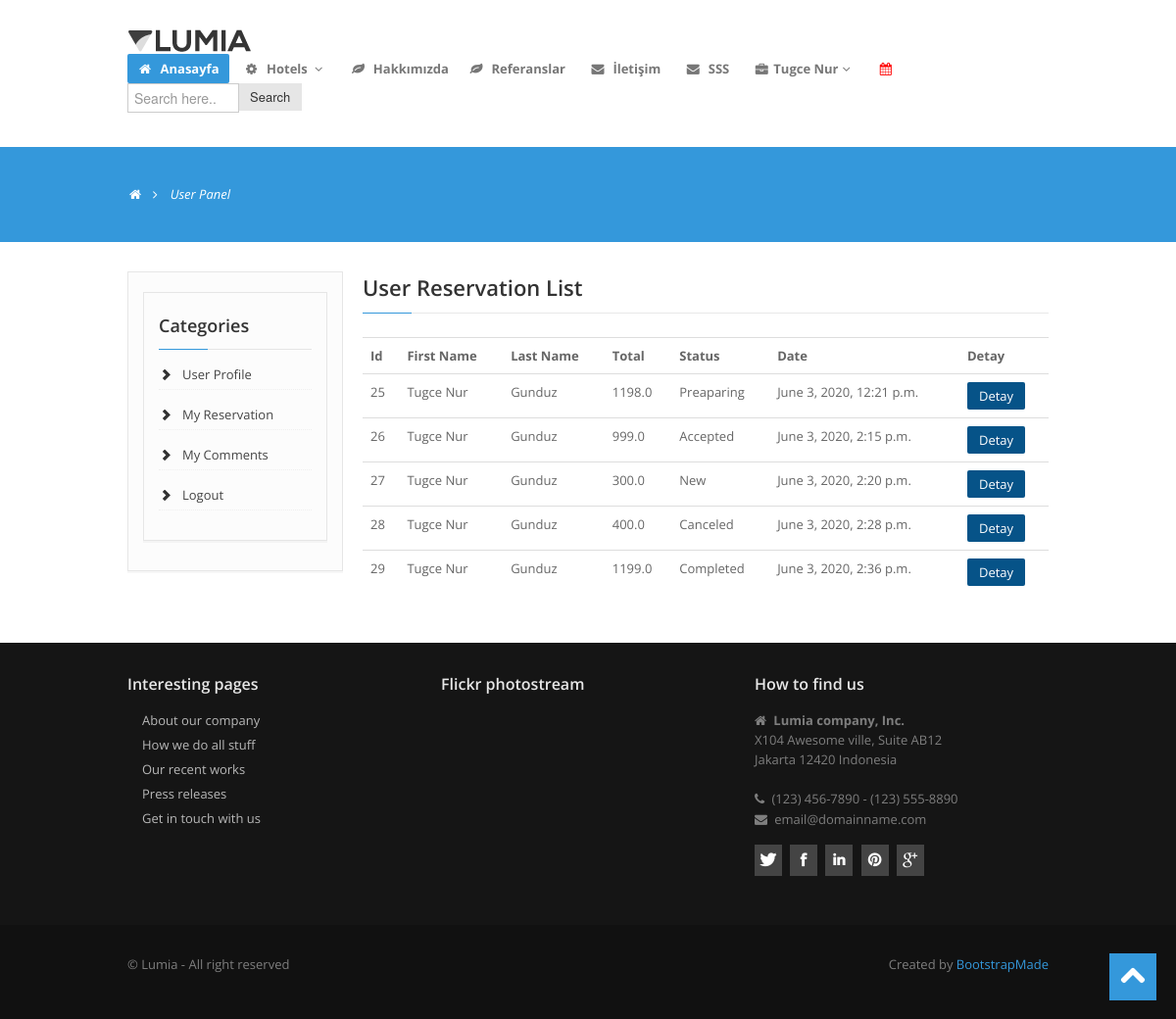
The app's page /user/reservations/ (signed in) with its own data.
### reservation/models.py (models this page shows, shortened)
class Reservation(models.Model):
    STATUS = (
        ('New', 'New'),
        ('Accepted', 'Accepted'),
        ('Preaparing', 'Preaparing'),
        ('Completed', 'Completed'),
        ('Canceled', 'Canceled'),
    )
    user = models.ForeignKey(User, on_delete=models.SET_NULL, null=True)
    code = models.CharField(max_length=5, editable=False)
    first_name = models.CharField(max_length=10)
    last_name = models.CharField(max_length=10)
    phone = models.CharField(blank=True, max_length=20)
    address = models.CharField(blank=True, max_length=150)
    city = models.CharField(blank=True, max_length=20)
    country = models.CharField(blank=True, max_length=20)
    total = models.FloatField(blank=True)
    status = models.CharField(max_length=10, choices=STATUS, default='New')
    ip = models.CharField(blank=True, max_length=20)
    adminnote = models.CharField(blank=True, max_length=100)
    create_at = models.DateTimeField(auto_now_add=True)
    update_at = models.DateTimeField(auto_now=True)

### user/views.py (the view)
# urls.py: path('reservations/', views.reservations, name='reservations'),
@login_required(login_url="/login")
def reservations(request):
    category = Category.objects.all()
    current_user = request.user
    reservations = Reservation.objects.filter(user_id=current_user.id)
    context = {
        'category': category,
        'reservations': reservations,
    }
    return render(request, 'user_reservations.html', context)

### user/templates/user_reservations.html (shortened to what this page needs)
{% extends "homebase.html" %}
{% block content %}
<section id="subintro">
    <div class="container">
        <div class="row">
            <div class="span8">
                <ul class="breadcrumb">
                    <li><a href="/"><i class="icon-home"></i></a><i class="icon-angle-right"></i></li>
                    <li class="active">User Panel</li>
                </ul>
            </div>
        </div>
    </div>
</section>
<section id="maincontent">
    <div class="container">
        <div class="row">
            <div class="span3">
                <aside>
                    <div class="billing-details">
                        {% include "user_panel.html" %}
                    </div>
                </aside>
            </div>
            <div class="span9">
                <div class="widget">
                    <h3 class="rheading">
                        User Reservation List
                        <span></span></h3>
                    <table class="table">
                        <tr>
                            <th class="text-left">Id</th>
                            <th class="text-left">First Name</th>
                            <th class="text-left">Last Name</th>
                            <th class="text-left">Total</th>
                            <th class="text-left">Status</th>
                            <th class="text-left">Date</th>
                            <th class="text-left">Detay</th>
                        </tr>
                        {% for rs in reservations %}
                        <tr>
                            <td class="text-left">{{ rs.id }}</td>
                            <td class="text-left">{{ rs.first_name }}</td>
                            <td class="text-left">{{ rs.last_name }}</td>
                            <td class="text-left">{{ rs.total }}</td>
                            <td class="text-left">{{ rs.status }}</td>
                            <td class="text-left">{{ rs.create_at }}</td>
                            <td class="text-left"><a class="btn btn-primary" href="/user/reservationdetail/{{rs.id}}">Detay</a> </td>
                        </tr>
                        {% endfor %}
                    </table>
                </div>
            </div>
        </div>
    </div>
</section>
{% endblock %}

### home/templates/header.html (shortened to what this page needs)
{% load static %}
<header>
    <div class="navbar navbar-static-top">
        <div class="navbar-inner">
            <div class="container">
                <div class="logo">
                    <a href="/"><img src="{% static 'assets/img/logo.png' %}" alt=""/></a>
                </div>
                <div class="navigation">
                    <nav>
                        <ul class="nav topnav">
                            <li class="active">
                                <a href="/"><i class="icon-home"></i> Anasayfa </a>
                            </li>
                            <li class="dropdown">
                                <a href="#"><i class="icon-cog"></i> Hotels <i class="icon-angle-down"></i></a>
                                {% load mptt_tags %}
                            </li>
                            <li class="dropdown">
                                <a href="/hakkimizda"><i class="icon-leaf"></i> Hakkımızda </a>
                            </li>
                            <li class="">
                                <a href="/referanslar"><i class="icon-leaf"></i> Referanslar </a>
                            </li>
                            <li>
                                <a href="/iletisim"><i class="icon-envelope-alt"></i> İletişim </a>
                            </li>
                            <li>
                                <a href="/faq"><i class="icon-envelope-alt"></i> SSS </a>
                            </li>
                            {% if user.id is not None %}
                            <li class="dropdown">
                                <a href="#"><i class="icon-briefcase"></i>{{ user.first_name }}<i
                                        class="icon-angle-down"></i></a>
                            </li>
                            <li>
                                <a href="/reservationcart/" style="color:red"><i class="icon-calendar"></i>
                                    {{ request.session.cart_items }} </a>
                            </li>
                            {% endif %}
                            <li>
                                <form action="/search/" method="post" class="input-append">
                                    <input name="query" class="search-form" id="appendedPrependedInput" type="text"
                                           placeholder="Search here.." style="width:100px;"/>
                                    <button class="btn btn-dark" type="submit">Search</button>
                                </form>
                            </li>
                        </ul>
                    </nav>
                </div>
            </div>
        </div>
    </div>
</header>

### home/static/assets/css/style.css (style rules this page uses)
.row { margin-bottom:30px; }
header .navbar .logo { float:left; padding: 0; margin-left:0; }
header .navbar { padding:30px 0 25px; }
.navbar .nav { margin:0; }
.navbar ul li { margin-right:5px; }
.navbar .nav li.active a,.navbar .nav li.active a:hover { color:#fff; -webkit-border-radius: 2px; -moz-border-radius: 2px; border-radius: 2px; }
.navbar ul.topnav { float:right; }
.navbar .nav > li > a { float: none; font-size:13px; padding: 5px 10px 5px 10px; color: #777777; text-decoration: none; text-shadow: none; font-weight:700; }
.navbar .nav > li.dropdown > a { padding: 5px 5px 5px 10px; }
#maincontent { z-index:1000; margin-top:0px; }
section#subintro { width: 100%; color: #fff; height:auto; margin: 0 auto; padding: 0; margin-bottom:30px; }
.rheading { margin-bottom: 24px; }
.rheading { position: relative; border-bottom: #e9e9e9 1px solid; padding-bottom: 9px; }
.rheading span { position: absolute; width: 50px; height: 1px; bottom: -1px; left: 0; }
aside { background:#fcfcfc; padding:20px 15px 0 15px; margin: 0 0 30px 0; border: 1px solid #e6e6e6; -webkit-box-shadow: 0 2px 0 rgba(0,0,0,0.03); -moz-box-shadow: 0 2px 0 rgba(0,0,0,0.03); box-shadow: 0 2px 0 rgba(0,0,0,0.03); -webkit-box-sizing: border-box; -moz-box-sizing: border-box; box-sizing: border-box; }
[class^="icon-"], [class*=" icon-"] { float:none; }
[class^="icon-"], [class*=" icon-"] { margin-top: 1px; margin-right: .3em; }
#subintro .breadcrumb { margin:30px 0 0; background:none; }
#subintro ul.breadcrumb li { margin-bottom:0; padding-bottom:0; color:#fff; font-style:italic; }
#subintro ul.breadcrumb li a { color:#fff; }
.breadcrumb > li { display: inline-block; *display: inline; line-height:1.6em; *zoom: 1; }

### home/static/assets/color/default.css (style rules this page uses)
a { color: #3498db; }
.rheading span { background: #3498db; }
.navbar .nav li.active a { background:#3498db; }
section#subintro { background: #3498db; }

### records on screen
Reservation: id "25", first_name "Tugce Nur", last_name "Gunduz", total "1198.0", status "Preaparing", create_at "June 3, 2020, 12:21 p.m."
Reservation: id "26", first_name "Tugce Nur", last_name "Gunduz", total "999.0", status "Accepted", create_at "June 3, 2020, 2:15 p.m."
Reservation: id "27", first_name "Tugce Nur", last_name "Gunduz", total "300.0", status "New", create_at "June 3, 2020, 2:20 p.m."
Reservation: id "28", first_name "Tugce Nur", last_name "Gunduz", total "400.0", status "Canceled", create_at "June 3, 2020, 2:28 p.m."
Reservation: id "29", first_name "Tugce Nur", last_name "Gunduz", total "1199.0", status "Completed", create_at "June 3, 2020, 2:36 p.m."

### other values on screen
{{ user.first_name }} "Tugce Nur"
